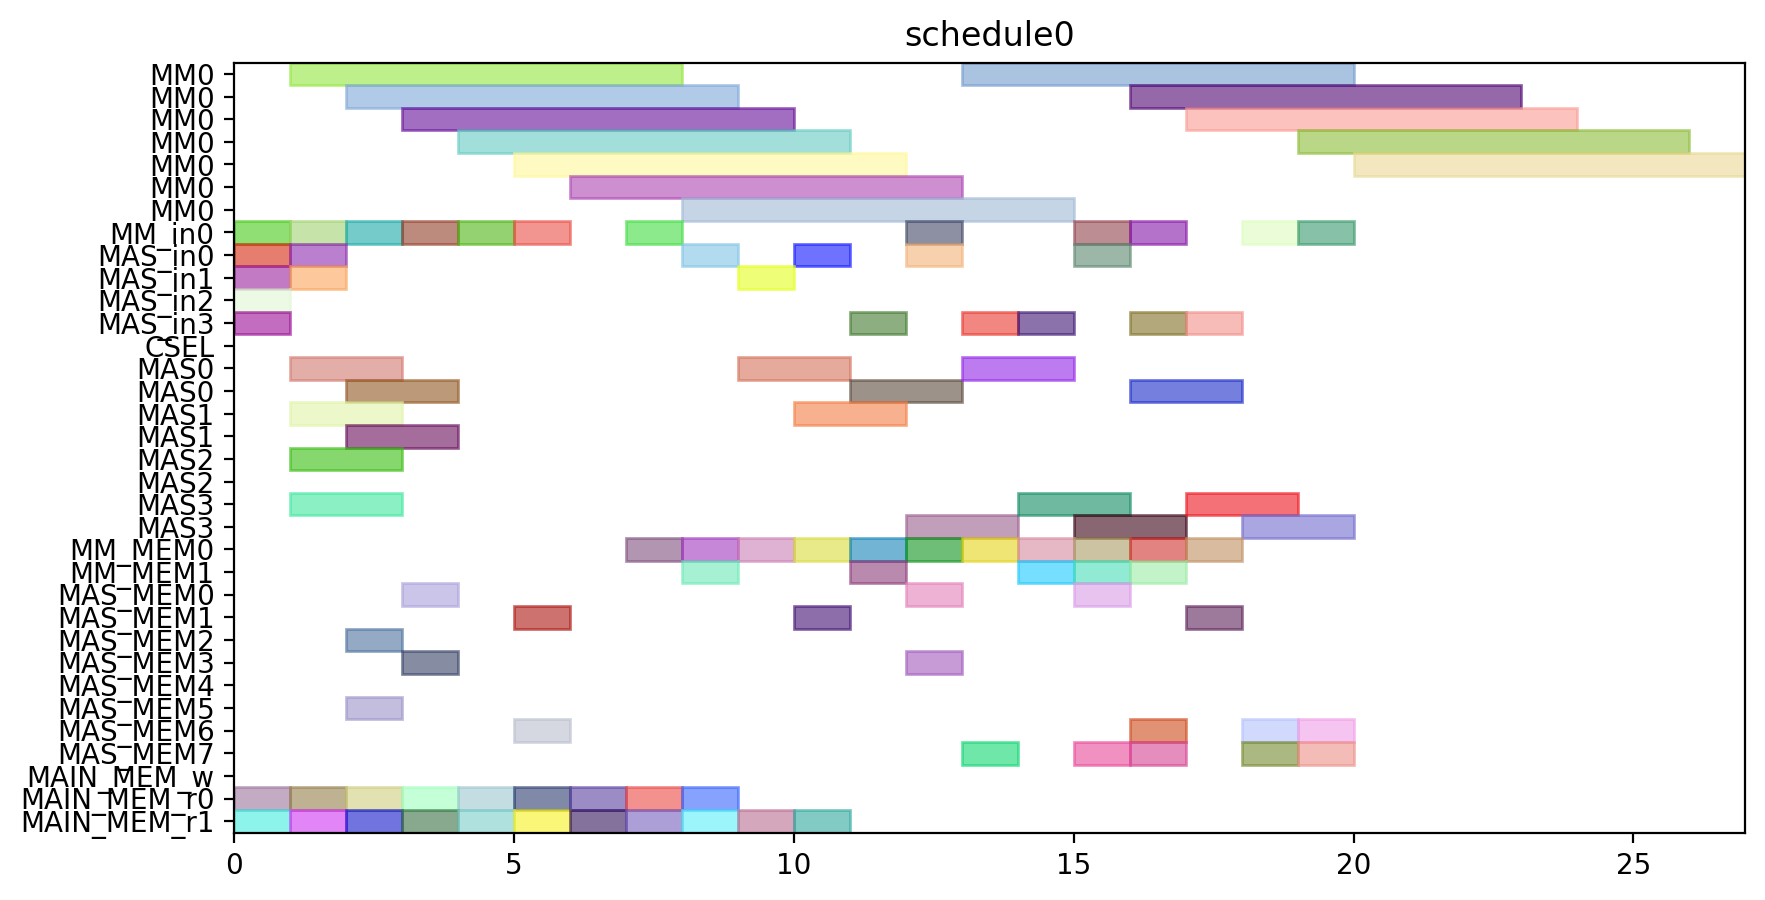

Source code (Python):
from pyschedule import Scenario, solvers, plotters, alt


def solve():
	horizon = 90
	S = Scenario("schedule0", horizon=horizon)

	# resource
	MM = S.Resources('MM', num=1, size=7)
	MM_in = S.Resources('MM_in', num=1)
	MAS_in = S.Resources('MAS_in', num=4)
	CSEL = S.Resource('CSEL')
	MAS = S.Resources('MAS', num=4, size=2, periods=range(1, horizon))
	MM_MEM = S.Resources('MM_MEM', num=2)
	MAS_MEM = S.Resources('MAS_MEM', num=8)
	MAIN_MEM_w = S.Resource('MAIN_MEM_w', size=1)
	MAIN_MEM_r = S.Resources('MAIN_MEM_r', num=2)

	# result of previous scheduling

	# new tasks
	t0 = S.Task('t0', length=7, delay_cost=1)
	t0 += alt(MM)
	t0_in = S.Task('t0_in', length=1, delay_cost=1)
	t0_in += alt(MM_in)
	S += t0_in*MM_in[0]<=t0*MM[0]

	t0_mem0 = S.Task('t0_mem0', length=1, delay_cost=1)
	t0_mem0 += MAIN_MEM_r[0]
	t0_mem1 = S.Task('t0_mem1', length=1, delay_cost=1)
	t0_mem1 += MAIN_MEM_r[1]
	t1 = S.Task('t1', length=7, delay_cost=1)
	t1 += alt(MM)
	t1_in = S.Task('t1_in', length=1, delay_cost=1)
	t1_in += alt(MM_in)
	S += t1_in*MM_in[0]<=t1*MM[0]

	t1_mem0 = S.Task('t1_mem0', length=1, delay_cost=1)
	t1_mem0 += MAIN_MEM_r[0]
	t1_mem1 = S.Task('t1_mem1', length=1, delay_cost=1)
	t1_mem1 += MAIN_MEM_r[1]
	t2 = S.Task('t2', length=7, delay_cost=1)
	t2 += alt(MM)
	t2_in = S.Task('t2_in', length=1, delay_cost=1)
	t2_in += alt(MM_in)
	S += t2_in*MM_in[0]<=t2*MM[0]

	t2_mem0 = S.Task('t2_mem0', length=1, delay_cost=1)
	t2_mem0 += MAIN_MEM_r[0]
	t2_mem1 = S.Task('t2_mem1', length=1, delay_cost=1)
	t2_mem1 += MAIN_MEM_r[1]
	t3 = S.Task('t3', length=2, delay_cost=1)
	t3 += alt(MAS)
	t3_in = S.Task('t3_in', length=1, delay_cost=1)
	t3_in += alt(MAS_in)
	S += t3_in*MAS_in[0]<=t3*MAS[0]

	S += t3_in*MAS_in[1]<=t3*MAS[1]

	S += t3_in*MAS_in[2]<=t3*MAS[2]

	S += t3_in*MAS_in[3]<=t3*MAS[3]

	t3_mem0 = S.Task('t3_mem0', length=1, delay_cost=1)
	t3_mem0 += MAIN_MEM_r[0]
	t3_mem1 = S.Task('t3_mem1', length=1, delay_cost=1)
	t3_mem1 += MAIN_MEM_r[1]
	t4 = S.Task('t4', length=2, delay_cost=1)
	t4 += alt(MAS)
	t4_in = S.Task('t4_in', length=1, delay_cost=1)
	t4_in += alt(MAS_in)
	S += t4_in*MAS_in[0]<=t4*MAS[0]

	S += t4_in*MAS_in[1]<=t4*MAS[1]

	S += t4_in*MAS_in[2]<=t4*MAS[2]

	S += t4_in*MAS_in[3]<=t4*MAS[3]

	t4_mem0 = S.Task('t4_mem0', length=1, delay_cost=1)
	t4_mem0 += MAIN_MEM_r[0]
	t4_mem1 = S.Task('t4_mem1', length=1, delay_cost=1)
	t4_mem1 += MAIN_MEM_r[1]
	t8 = S.Task('t8', length=2, delay_cost=1)
	t8 += alt(MAS)
	t8_in = S.Task('t8_in', length=1, delay_cost=1)
	t8_in += alt(MAS_in)
	S += t8_in*MAS_in[0]<=t8*MAS[0]

	S += t8_in*MAS_in[1]<=t8*MAS[1]

	S += t8_in*MAS_in[2]<=t8*MAS[2]

	S += t8_in*MAS_in[3]<=t8*MAS[3]

	t8_mem0 = S.Task('t8_mem0', length=1, delay_cost=1)
	t8_mem0 += MAIN_MEM_r[0]
	t8_mem1 = S.Task('t8_mem1', length=1, delay_cost=1)
	t8_mem1 += MAIN_MEM_r[1]
	t9 = S.Task('t9', length=2, delay_cost=1)
	t9 += alt(MAS)
	t9_in = S.Task('t9_in', length=1, delay_cost=1)
	t9_in += alt(MAS_in)
	S += t9_in*MAS_in[0]<=t9*MAS[0]

	S += t9_in*MAS_in[1]<=t9*MAS[1]

	S += t9_in*MAS_in[2]<=t9*MAS[2]

	S += t9_in*MAS_in[3]<=t9*MAS[3]

	t9_mem0 = S.Task('t9_mem0', length=1, delay_cost=1)
	t9_mem0 += MAIN_MEM_r[0]
	t9_mem1 = S.Task('t9_mem1', length=1, delay_cost=1)
	t9_mem1 += MAIN_MEM_r[1]
	t13 = S.Task('t13', length=2, delay_cost=1)
	t13 += alt(MAS)
	t13_in = S.Task('t13_in', length=1, delay_cost=1)
	t13_in += alt(MAS_in)
	S += t13_in*MAS_in[0]<=t13*MAS[0]

	S += t13_in*MAS_in[1]<=t13*MAS[1]

	S += t13_in*MAS_in[2]<=t13*MAS[2]

	S += t13_in*MAS_in[3]<=t13*MAS[3]

	t13_mem0 = S.Task('t13_mem0', length=1, delay_cost=1)
	t13_mem0 += MAIN_MEM_r[0]
	t13_mem1 = S.Task('t13_mem1', length=1, delay_cost=1)
	t13_mem1 += MAIN_MEM_r[1]
	t14 = S.Task('t14', length=2, delay_cost=1)
	t14 += alt(MAS)
	t14_in = S.Task('t14_in', length=1, delay_cost=1)
	t14_in += alt(MAS_in)
	S += t14_in*MAS_in[0]<=t14*MAS[0]

	S += t14_in*MAS_in[1]<=t14*MAS[1]

	S += t14_in*MAS_in[2]<=t14*MAS[2]

	S += t14_in*MAS_in[3]<=t14*MAS[3]

	t14_mem0 = S.Task('t14_mem0', length=1, delay_cost=1)
	t14_mem0 += MAIN_MEM_r[0]
	t14_mem1 = S.Task('t14_mem1', length=1, delay_cost=1)
	t14_mem1 += MAIN_MEM_r[1]
	t5 = S.Task('t5', length=7, delay_cost=1)
	t5 += alt(MM)
	t5_in = S.Task('t5_in', length=1, delay_cost=1)
	t5_in += alt(MM_in)
	S += t5_in*MM_in[0]<=t5*MM[0]

	t5_mem0 = S.Task('t5_mem0', length=1, delay_cost=1)
	t5_mem0 += alt(MAS_MEM)
	S += (t3*MAS[0])-1 < t5_mem0*MAS_MEM[0]
	S += (t3*MAS[1])-1 < t5_mem0*MAS_MEM[2]
	S += (t3*MAS[2])-1 < t5_mem0*MAS_MEM[4]
	S += (t3*MAS[3])-1 < t5_mem0*MAS_MEM[6]
	S += t5_mem0 <= t5

	t5_mem1 = S.Task('t5_mem1', length=1, delay_cost=1)
	t5_mem1 += alt(MAS_MEM)
	S += (t4*MAS[0])-1 < t5_mem1*MAS_MEM[1]
	S += (t4*MAS[1])-1 < t5_mem1*MAS_MEM[3]
	S += (t4*MAS[2])-1 < t5_mem1*MAS_MEM[5]
	S += (t4*MAS[3])-1 < t5_mem1*MAS_MEM[7]
	S += t5_mem1 <= t5

	t6 = S.Task('t6', length=2, delay_cost=1)
	t6 += alt(MAS)
	t6_in = S.Task('t6_in', length=1, delay_cost=1)
	t6_in += alt(MAS_in)
	S += t6_in*MAS_in[0]<=t6*MAS[0]

	S += t6_in*MAS_in[1]<=t6*MAS[1]

	S += t6_in*MAS_in[2]<=t6*MAS[2]

	S += t6_in*MAS_in[3]<=t6*MAS[3]

	t6_mem0 = S.Task('t6_mem0', length=1, delay_cost=1)
	t6_mem0 += alt(MM_MEM)
	S += (t0*MM[0])-1 < t6_mem0*MM_MEM[0]
	S += t6_mem0 <= t6

	t6_mem1 = S.Task('t6_mem1', length=1, delay_cost=1)
	t6_mem1 += alt(MM_MEM)
	S += (t1*MM[0])-1 < t6_mem1*MM_MEM[1]
	S += t6_mem1 <= t6

	t10 = S.Task('t10', length=7, delay_cost=1)
	t10 += alt(MM)
	t10_in = S.Task('t10_in', length=1, delay_cost=1)
	t10_in += alt(MM_in)
	S += t10_in*MM_in[0]<=t10*MM[0]

	t10_mem0 = S.Task('t10_mem0', length=1, delay_cost=1)
	t10_mem0 += alt(MAS_MEM)
	S += (t8*MAS[0])-1 < t10_mem0*MAS_MEM[0]
	S += (t8*MAS[1])-1 < t10_mem0*MAS_MEM[2]
	S += (t8*MAS[2])-1 < t10_mem0*MAS_MEM[4]
	S += (t8*MAS[3])-1 < t10_mem0*MAS_MEM[6]
	S += t10_mem0 <= t10

	t10_mem1 = S.Task('t10_mem1', length=1, delay_cost=1)
	t10_mem1 += alt(MAS_MEM)
	S += (t9*MAS[0])-1 < t10_mem1*MAS_MEM[1]
	S += (t9*MAS[1])-1 < t10_mem1*MAS_MEM[3]
	S += (t9*MAS[2])-1 < t10_mem1*MAS_MEM[5]
	S += (t9*MAS[3])-1 < t10_mem1*MAS_MEM[7]
	S += t10_mem1 <= t10

	t11 = S.Task('t11', length=2, delay_cost=1)
	t11 += alt(MAS)
	t11_in = S.Task('t11_in', length=1, delay_cost=1)
	t11_in += alt(MAS_in)
	S += t11_in*MAS_in[0]<=t11*MAS[0]

	S += t11_in*MAS_in[1]<=t11*MAS[1]

	S += t11_in*MAS_in[2]<=t11*MAS[2]

	S += t11_in*MAS_in[3]<=t11*MAS[3]

	t11_mem0 = S.Task('t11_mem0', length=1, delay_cost=1)
	t11_mem0 += alt(MM_MEM)
	S += (t1*MM[0])-1 < t11_mem0*MM_MEM[0]
	S += t11_mem0 <= t11

	t11_mem1 = S.Task('t11_mem1', length=1, delay_cost=1)
	t11_mem1 += alt(MM_MEM)
	S += (t2*MM[0])-1 < t11_mem1*MM_MEM[1]
	S += t11_mem1 <= t11

	t15 = S.Task('t15', length=7, delay_cost=1)
	t15 += alt(MM)
	t15_in = S.Task('t15_in', length=1, delay_cost=1)
	t15_in += alt(MM_in)
	S += t15_in*MM_in[0]<=t15*MM[0]

	t15_mem0 = S.Task('t15_mem0', length=1, delay_cost=1)
	t15_mem0 += alt(MAS_MEM)
	S += (t13*MAS[0])-1 < t15_mem0*MAS_MEM[0]
	S += (t13*MAS[1])-1 < t15_mem0*MAS_MEM[2]
	S += (t13*MAS[2])-1 < t15_mem0*MAS_MEM[4]
	S += (t13*MAS[3])-1 < t15_mem0*MAS_MEM[6]
	S += t15_mem0 <= t15

	t15_mem1 = S.Task('t15_mem1', length=1, delay_cost=1)
	t15_mem1 += alt(MAS_MEM)
	S += (t14*MAS[0])-1 < t15_mem1*MAS_MEM[1]
	S += (t14*MAS[1])-1 < t15_mem1*MAS_MEM[3]
	S += (t14*MAS[2])-1 < t15_mem1*MAS_MEM[5]
	S += (t14*MAS[3])-1 < t15_mem1*MAS_MEM[7]
	S += t15_mem1 <= t15

	t16 = S.Task('t16', length=2, delay_cost=1)
	t16 += alt(MAS)
	t16_in = S.Task('t16_in', length=1, delay_cost=1)
	t16_in += alt(MAS_in)
	S += t16_in*MAS_in[0]<=t16*MAS[0]

	S += t16_in*MAS_in[1]<=t16*MAS[1]

	S += t16_in*MAS_in[2]<=t16*MAS[2]

	S += t16_in*MAS_in[3]<=t16*MAS[3]

	t16_mem0 = S.Task('t16_mem0', length=1, delay_cost=1)
	t16_mem0 += alt(MM_MEM)
	S += (t0*MM[0])-1 < t16_mem0*MM_MEM[0]
	S += t16_mem0 <= t16

	t16_mem1 = S.Task('t16_mem1', length=1, delay_cost=1)
	t16_mem1 += alt(MM_MEM)
	S += (t2*MM[0])-1 < t16_mem1*MM_MEM[1]
	S += t16_mem1 <= t16

	t18 = S.Task('t18', length=2, delay_cost=1)
	t18 += alt(MAS)
	t18_in = S.Task('t18_in', length=1, delay_cost=1)
	t18_in += alt(MAS_in)
	S += t18_in*MAS_in[0]<=t18*MAS[0]

	S += t18_in*MAS_in[1]<=t18*MAS[1]

	S += t18_in*MAS_in[2]<=t18*MAS[2]

	S += t18_in*MAS_in[3]<=t18*MAS[3]

	t18_mem0 = S.Task('t18_mem0', length=1, delay_cost=1)
	t18_mem0 += alt(MM_MEM)
	S += (t0*MM[0])-1 < t18_mem0*MM_MEM[0]
	S += t18_mem0 <= t18

	t20 = S.Task('t20', length=7, delay_cost=1)
	t20 += alt(MM)
	t20_in = S.Task('t20_in', length=1, delay_cost=1)
	t20_in += alt(MM_in)
	S += t20_in*MM_in[0]<=t20*MM[0]

	t20_mem0 = S.Task('t20_mem0', length=1, delay_cost=1)
	t20_mem0 += alt(MM_MEM)
	S += (t2*MM[0])-1 < t20_mem0*MM_MEM[0]
	S += t20_mem0 <= t20

	t20_mem1 = S.Task('t20_mem1', length=1, delay_cost=1)
	t20_mem1 += MAIN_MEM_r[1]
	t7 = S.Task('t7', length=2, delay_cost=1)
	t7 += alt(MAS)
	t7_in = S.Task('t7_in', length=1, delay_cost=1)
	t7_in += alt(MAS_in)
	S += t7_in*MAS_in[0]<=t7*MAS[0]

	S += t7_in*MAS_in[1]<=t7*MAS[1]

	S += t7_in*MAS_in[2]<=t7*MAS[2]

	S += t7_in*MAS_in[3]<=t7*MAS[3]

	t7_mem0 = S.Task('t7_mem0', length=1, delay_cost=1)
	t7_mem0 += alt(MM_MEM)
	S += (t5*MM[0])-1 < t7_mem0*MM_MEM[0]
	S += t7_mem0 <= t7

	t7_mem1 = S.Task('t7_mem1', length=1, delay_cost=1)
	t7_mem1 += alt(MAS_MEM)
	S += (t6*MAS[0])-1 < t7_mem1*MAS_MEM[1]
	S += (t6*MAS[1])-1 < t7_mem1*MAS_MEM[3]
	S += (t6*MAS[2])-1 < t7_mem1*MAS_MEM[5]
	S += (t6*MAS[3])-1 < t7_mem1*MAS_MEM[7]
	S += t7_mem1 <= t7

	t12 = S.Task('t12', length=2, delay_cost=1)
	t12 += alt(MAS)
	t12_in = S.Task('t12_in', length=1, delay_cost=1)
	t12_in += alt(MAS_in)
	S += t12_in*MAS_in[0]<=t12*MAS[0]

	S += t12_in*MAS_in[1]<=t12*MAS[1]

	S += t12_in*MAS_in[2]<=t12*MAS[2]

	S += t12_in*MAS_in[3]<=t12*MAS[3]

	t12_mem0 = S.Task('t12_mem0', length=1, delay_cost=1)
	t12_mem0 += alt(MM_MEM)
	S += (t10*MM[0])-1 < t12_mem0*MM_MEM[0]
	S += t12_mem0 <= t12

	t12_mem1 = S.Task('t12_mem1', length=1, delay_cost=1)
	t12_mem1 += alt(MAS_MEM)
	S += (t11*MAS[0])-1 < t12_mem1*MAS_MEM[1]
	S += (t11*MAS[1])-1 < t12_mem1*MAS_MEM[3]
	S += (t11*MAS[2])-1 < t12_mem1*MAS_MEM[5]
	S += (t11*MAS[3])-1 < t12_mem1*MAS_MEM[7]
	S += t12_mem1 <= t12

	t17 = S.Task('t17', length=2, delay_cost=1)
	t17 += alt(MAS)
	t17_in = S.Task('t17_in', length=1, delay_cost=1)
	t17_in += alt(MAS_in)
	S += t17_in*MAS_in[0]<=t17*MAS[0]

	S += t17_in*MAS_in[1]<=t17*MAS[1]

	S += t17_in*MAS_in[2]<=t17*MAS[2]

	S += t17_in*MAS_in[3]<=t17*MAS[3]

	t17_mem0 = S.Task('t17_mem0', length=1, delay_cost=1)
	t17_mem0 += alt(MM_MEM)
	S += (t15*MM[0])-1 < t17_mem0*MM_MEM[0]
	S += t17_mem0 <= t17

	t17_mem1 = S.Task('t17_mem1', length=1, delay_cost=1)
	t17_mem1 += alt(MAS_MEM)
	S += (t16*MAS[0])-1 < t17_mem1*MAS_MEM[1]
	S += (t16*MAS[1])-1 < t17_mem1*MAS_MEM[3]
	S += (t16*MAS[2])-1 < t17_mem1*MAS_MEM[5]
	S += (t16*MAS[3])-1 < t17_mem1*MAS_MEM[7]
	S += t17_mem1 <= t17

	t19 = S.Task('t19', length=2, delay_cost=1)
	t19 += alt(MAS)
	t19_in = S.Task('t19_in', length=1, delay_cost=1)
	t19_in += alt(MAS_in)
	S += t19_in*MAS_in[0]<=t19*MAS[0]

	S += t19_in*MAS_in[1]<=t19*MAS[1]

	S += t19_in*MAS_in[2]<=t19*MAS[2]

	S += t19_in*MAS_in[3]<=t19*MAS[3]

	t19_mem0 = S.Task('t19_mem0', length=1, delay_cost=1)
	t19_mem0 += alt(MM_MEM)
	S += (t0*MM[0])-1 < t19_mem0*MM_MEM[0]
	S += t19_mem0 <= t19

	t19_mem1 = S.Task('t19_mem1', length=1, delay_cost=1)
	t19_mem1 += alt(MAS_MEM)
	S += (t18*MAS[0])-1 < t19_mem1*MAS_MEM[1]
	S += (t18*MAS[1])-1 < t19_mem1*MAS_MEM[3]
	S += (t18*MAS[2])-1 < t19_mem1*MAS_MEM[5]
	S += (t18*MAS[3])-1 < t19_mem1*MAS_MEM[7]
	S += t19_mem1 <= t19

	t21 = S.Task('t21', length=2, delay_cost=1)
	t21 += alt(MAS)
	t21_in = S.Task('t21_in', length=1, delay_cost=1)
	t21_in += alt(MAS_in)
	S += t21_in*MAS_in[0]<=t21*MAS[0]

	S += t21_in*MAS_in[1]<=t21*MAS[1]

	S += t21_in*MAS_in[2]<=t21*MAS[2]

	S += t21_in*MAS_in[3]<=t21*MAS[3]

	t21_mem0 = S.Task('t21_mem0', length=1, delay_cost=1)
	t21_mem0 += alt(MM_MEM)
	S += (t1*MM[0])-1 < t21_mem0*MM_MEM[0]
	S += t21_mem0 <= t21

	t21_mem1 = S.Task('t21_mem1', length=1, delay_cost=1)
	t21_mem1 += alt(MM_MEM)
	S += (t20*MM[0])-1 < t21_mem1*MM_MEM[1]
	S += t21_mem1 <= t21

	t22 = S.Task('t22', length=2, delay_cost=1)
	t22 += alt(MAS)
	t22_in = S.Task('t22_in', length=1, delay_cost=1)
	t22_in += alt(MAS_in)
	S += t22_in*MAS_in[0]<=t22*MAS[0]

	S += t22_in*MAS_in[1]<=t22*MAS[1]

	S += t22_in*MAS_in[2]<=t22*MAS[2]

	S += t22_in*MAS_in[3]<=t22*MAS[3]

	t22_mem0 = S.Task('t22_mem0', length=1, delay_cost=1)
	t22_mem0 += alt(MM_MEM)
	S += (t1*MM[0])-1 < t22_mem0*MM_MEM[0]
	S += t22_mem0 <= t22

	t22_mem1 = S.Task('t22_mem1', length=1, delay_cost=1)
	t22_mem1 += alt(MM_MEM)
	S += (t20*MM[0])-1 < t22_mem1*MM_MEM[1]
	S += t22_mem1 <= t22

	t23 = S.Task('t23', length=7, delay_cost=1)
	t23 += alt(MM)
	t23_in = S.Task('t23_in', length=1, delay_cost=1)
	t23_in += alt(MM_in)
	S += t23_in*MM_in[0]<=t23*MM[0]

	t23_mem0 = S.Task('t23_mem0', length=1, delay_cost=1)
	t23_mem0 += alt(MAS_MEM)
	S += (t17*MAS[0])-1 < t23_mem0*MAS_MEM[0]
	S += (t17*MAS[1])-1 < t23_mem0*MAS_MEM[2]
	S += (t17*MAS[2])-1 < t23_mem0*MAS_MEM[4]
	S += (t17*MAS[3])-1 < t23_mem0*MAS_MEM[6]
	S += t23_mem0 <= t23

	t23_mem1 = S.Task('t23_mem1', length=1, delay_cost=1)
	t23_mem1 += MAIN_MEM_r[1]
	t25 = S.Task('t25', length=7, delay_cost=1)
	t25 += alt(MM)
	t25_in = S.Task('t25_in', length=1, delay_cost=1)
	t25_in += alt(MM_in)
	S += t25_in*MM_in[0]<=t25*MM[0]

	t25_mem0 = S.Task('t25_mem0', length=1, delay_cost=1)
	t25_mem0 += alt(MAS_MEM)
	S += (t7*MAS[0])-1 < t25_mem0*MAS_MEM[0]
	S += (t7*MAS[1])-1 < t25_mem0*MAS_MEM[2]
	S += (t7*MAS[2])-1 < t25_mem0*MAS_MEM[4]
	S += (t7*MAS[3])-1 < t25_mem0*MAS_MEM[6]
	S += t25_mem0 <= t25

	t25_mem1 = S.Task('t25_mem1', length=1, delay_cost=1)
	t25_mem1 += alt(MAS_MEM)
	S += (t22*MAS[0])-1 < t25_mem1*MAS_MEM[1]
	S += (t22*MAS[1])-1 < t25_mem1*MAS_MEM[3]
	S += (t22*MAS[2])-1 < t25_mem1*MAS_MEM[5]
	S += (t22*MAS[3])-1 < t25_mem1*MAS_MEM[7]
	S += t25_mem1 <= t25

	t27 = S.Task('t27', length=7, delay_cost=1)
	t27 += alt(MM)
	t27_in = S.Task('t27_in', length=1, delay_cost=1)
	t27_in += alt(MM_in)
	S += t27_in*MM_in[0]<=t27*MM[0]

	t27_mem0 = S.Task('t27_mem0', length=1, delay_cost=1)
	t27_mem0 += alt(MAS_MEM)
	S += (t22*MAS[0])-1 < t27_mem0*MAS_MEM[0]
	S += (t22*MAS[1])-1 < t27_mem0*MAS_MEM[2]
	S += (t22*MAS[2])-1 < t27_mem0*MAS_MEM[4]
	S += (t22*MAS[3])-1 < t27_mem0*MAS_MEM[6]
	S += t27_mem0 <= t27

	t27_mem1 = S.Task('t27_mem1', length=1, delay_cost=1)
	t27_mem1 += alt(MAS_MEM)
	S += (t21*MAS[0])-1 < t27_mem1*MAS_MEM[1]
	S += (t21*MAS[1])-1 < t27_mem1*MAS_MEM[3]
	S += (t21*MAS[2])-1 < t27_mem1*MAS_MEM[5]
	S += (t21*MAS[3])-1 < t27_mem1*MAS_MEM[7]
	S += t27_mem1 <= t27

	t28 = S.Task('t28', length=7, delay_cost=1)
	t28 += alt(MM)
	t28_in = S.Task('t28_in', length=1, delay_cost=1)
	t28_in += alt(MM_in)
	S += t28_in*MM_in[0]<=t28*MM[0]

	t28_mem0 = S.Task('t28_mem0', length=1, delay_cost=1)
	t28_mem0 += alt(MAS_MEM)
	S += (t19*MAS[0])-1 < t28_mem0*MAS_MEM[0]
	S += (t19*MAS[1])-1 < t28_mem0*MAS_MEM[2]
	S += (t19*MAS[2])-1 < t28_mem0*MAS_MEM[4]
	S += (t19*MAS[3])-1 < t28_mem0*MAS_MEM[6]
	S += t28_mem0 <= t28

	t28_mem1 = S.Task('t28_mem1', length=1, delay_cost=1)
	t28_mem1 += alt(MAS_MEM)
	S += (t7*MAS[0])-1 < t28_mem1*MAS_MEM[1]
	S += (t7*MAS[1])-1 < t28_mem1*MAS_MEM[3]
	S += (t7*MAS[2])-1 < t28_mem1*MAS_MEM[5]
	S += (t7*MAS[3])-1 < t28_mem1*MAS_MEM[7]
	S += t28_mem1 <= t28

	t29 = S.Task('t29', length=7, delay_cost=1)
	t29 += alt(MM)
	t29_in = S.Task('t29_in', length=1, delay_cost=1)
	t29_in += alt(MM_in)
	S += t29_in*MM_in[0]<=t29*MM[0]

	t29_mem0 = S.Task('t29_mem0', length=1, delay_cost=1)
	t29_mem0 += alt(MAS_MEM)
	S += (t21*MAS[0])-1 < t29_mem0*MAS_MEM[0]
	S += (t21*MAS[1])-1 < t29_mem0*MAS_MEM[2]
	S += (t21*MAS[2])-1 < t29_mem0*MAS_MEM[4]
	S += (t21*MAS[3])-1 < t29_mem0*MAS_MEM[6]
	S += t29_mem0 <= t29

	t29_mem1 = S.Task('t29_mem1', length=1, delay_cost=1)
	t29_mem1 += alt(MAS_MEM)
	S += (t12*MAS[0])-1 < t29_mem1*MAS_MEM[1]
	S += (t12*MAS[1])-1 < t29_mem1*MAS_MEM[3]
	S += (t12*MAS[2])-1 < t29_mem1*MAS_MEM[5]
	S += (t12*MAS[3])-1 < t29_mem1*MAS_MEM[7]
	S += t29_mem1 <= t29

	solvers.mip.solve(S,msg=1,kind='CPLEX',ratio_gap=1.01)

	solution = [['hoge']*len(S.solution()[1]) for i in range(len(S.solution()))]
	for i in range(len(S.solution())):
		for j in range(len(S.solution()[i])):
			solution[i][j]=str(S.solution()[i][j])
	print(solution)

	cycles = int(solution[-1][3])

	pic_file_name = "/home/mfukuda/ABE/multiRAM_multiMAS_16mux/scheduling_result/stage7MM1_stage2MAS4/EP_ADD_A_0/schedule0.png"
	if(S.solution() != []):
		plotters.matplotlib.plot(S,img_filename=pic_file_name, show_task_labels=False, fig_size=(cycles*0.25+3, 5))

	return solution
